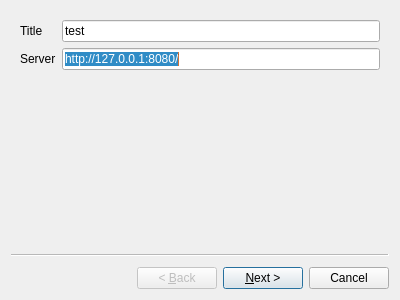
<?xml version="1.0" encoding="UTF-8"?>
<ui version="4.0">
 <class>AddPortalWizard</class>
 <widget class="QWizard" name="AddPortalWizard">
  <property name="geometry">
   <rect>
    <x>0</x>
    <y>0</y>
    <width>400</width>
    <height>300</height>
   </rect>
  </property>
  <property name="windowTitle">
   <string>Wizard</string>
  </property>
  <widget class="QWizardPage" name="wizardPage0">
   <layout class="QFormLayout" name="formLayout">
    <item row="1" column="1">
     <widget class="QLineEdit" name="editServer">
      <property name="text">
       <string>http://127.0.0.1:8080/</string>
      </property>
     </widget>
    </item>
    <item row="1" column="0">
     <widget class="QLabel" name="lblServer">
      <property name="text">
       <string>Server</string>
      </property>
     </widget>
    </item>
    <item row="0" column="0">
     <widget class="QLabel" name="label">
      <property name="text">
       <string>Title</string>
      </property>
     </widget>
    </item>
    <item row="0" column="1">
     <widget class="QLineEdit" name="editTitle">
      <property name="text">
       <string>test</string>
      </property>
     </widget>
    </item>
   </layout>
  </widget>
  <widget class="QWizardPage" name="wizardPage1">
   <layout class="QFormLayout" name="formLayout_2">
    <item row="0" column="0">
     <widget class="QLabel" name="label_2">
      <property name="text">
       <string>Select Authentication</string>
      </property>
     </widget>
    </item>
    <item row="0" column="1">
     <widget class="QComboBox" name="cbAuthSelector"/>
    </item>
   </layout>
  </widget>
  <widget class="QWizardPage" name="wizardPage2">
   <layout class="QVBoxLayout" name="verticalLayout_2">
    <item>
     <widget class="QScrollArea" name="scrollArea">
      <property name="widgetResizable">
       <bool>true</bool>
      </property>
      <widget class="QWidget" name="scrollAreaWidgetContents">
       <property name="geometry">
        <rect>
         <x>0</x>
         <y>0</y>
         <width>362</width>
         <height>219</height>
        </rect>
       </property>
      </widget>
     </widget>
    </item>
   </layout>
  </widget>
  <widget class="QWizardPage" name="wizardPage3">
   <layout class="QVBoxLayout" name="verticalLayout">
    <item>
     <widget class="QLabel" name="label_3">
      <property name="text">
       <string>Success</string>
      </property>
     </widget>
    </item>
   </layout>
  </widget>
 </widget>
 <resources/>
 <connections/>
</ui>
